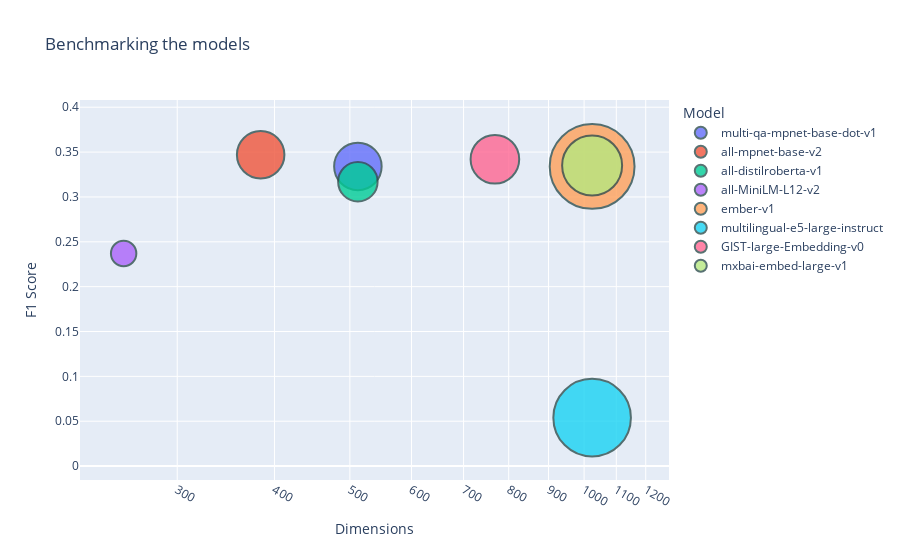

Source (notebook cell):
### Code cell
import plotly.express as px
import pandas as pd

# Sample data with models swapped between 'mxbai-embed-large-v1' and 'ember-v1'
data = {
    'Model': ['multi-qa-mpnet-base-dot-v1', 'all-mpnet-base-v2', 'all-distilroberta-v1', 'all-MiniLM-L12-v2', 'ember-v1', 'multilingual-e5-large-instruct', 'GIST-large-Embedding-v0', 'mxbai-embed-large-v1'],
    'Dimensions': [512, 384, 512, 256, 1024, 1024, 768, 1024],
    'F1_score': [0.334, 0.347, 0.317, 0.237, 0.334, 0.054, 0.342, 0.335],
    'Size': [420, 420, 290, 120, 1340, 1120, 440, 670]  # Size and other values swapped as well
}
df = pd.DataFrame(data)

# Create a scatter plot
fig = px.scatter(df, 
                 x='Dimensions', 
                 y='F1_score',
                 size='Size',  # Size of bubble
                 color='Model',  # Color of bubble, automatically assigns distinct colors
                 hover_name='Model',  # Hover text
                 log_x=False,  # Logarithmic scale on x-axis
                 size_max=60,  # Max size of bubble
                 title='Benchmarking the models',
                 opacity=0.8)  # Adjust opacity to make overlaps visible

# Customize marker edges to improve distinction between overlapping points
fig.update_traces(marker=dict(line=dict(width=2, color='DarkSlateGrey')))  # Adjust line color and width

# Improve the layout
fig.update_layout(
    xaxis_title='Dimensions',
    yaxis_title='F1 Score',
    xaxis_type='log',  # Set x-axis to logarithmic
    legend_title_text='Model'  # Customize legend title
)

# Show the plot
fig.show()

### Figure 1 — Plotly figure (JSON) as saved in the notebook; plotly's stock layout.template omitted (floating-point values rounded to 4 significant figures)
{"data": [{"hovertemplate": "<b>%{hovertext}</b><br><br>Model=multi-qa-mpnet-base-dot-v1<br>Dimensions=%{x}<br>F1_score=%{y}<br>Size=%{marker.size}<extra></extra>", "hovertext": ["multi-qa-mpnet-base-dot-v1"], "legendgroup": "multi-qa-mpnet-base-dot-v1", "marker": {"color": "#636efa", "line": {"color": "DarkSlateGrey", "width": 2}, "opacity": 0.8, "size": [420], "sizemode": "area", "sizeref": 0.3722, "symbol": "circle"}, "mode": "markers", "name": "multi-qa-mpnet-base-dot-v1", "orientation": "v", "showlegend": true, "type": "scatter", "x": [512], "xaxis": "x", "y": [0.334], "yaxis": "y"}, {"hovertemplate": "<b>%{hovertext}</b><br><br>Model=all-mpnet-base-v2<br>Dimensions=%{x}<br>F1_score=%{y}<br>Size=%{marker.size}<extra></extra>", "hovertext": ["all-mpnet-base-v2"], "legendgroup": "all-mpnet-base-v2", "marker": {"color": "#EF553B", "line": {"color": "DarkSlateGrey", "width": 2}, "opacity": 0.8, "size": [420], "sizemode": "area", "sizeref": 0.3722, "symbol": "circle"}, "mode": "markers", "name": "all-mpnet-base-v2", "orientation": "v", "showlegend": true, "type": "scatter", "x": [384], "xaxis": "x", "y": [0.347], "yaxis": "y"}, {"hovertemplate": "<b>%{hovertext}</b><br><br>Model=all-distilroberta-v1<br>Dimensions=%{x}<br>F1_score=%{y}<br>Size=%{marker.size}<extra></extra>", "hovertext": ["all-distilroberta-v1"], "legendgroup": "all-distilroberta-v1", "marker": {"color": "#00cc96", "line": {"color": "DarkSlateGrey", "width": 2}, "opacity": 0.8, "size": [290], "sizemode": "area", "sizeref": 0.3722, "symbol": "circle"}, "mode": "markers", "name": "all-distilroberta-v1", "orientation": "v", "showlegend": true, "type": "scatter", "x": [512], "xaxis": "x", "y": [0.317], "yaxis": "y"}, {"hovertemplate": "<b>%{hovertext}</b><br><br>Model=all-MiniLM-L12-v2<br>Dimensions=%{x}<br>F1_score=%{y}<br>Size=%{marker.size}<extra></extra>", "hovertext": ["all-MiniLM-L12-v2"], "legendgroup": "all-MiniLM-L12-v2", "marker": {"color": "#ab63fa", "line": {"color": "DarkSlateGrey", "width": 2}, "opacity": 0.8, "size": [120], "sizemode": "area", "sizeref": 0.3722, "symbol": "circle"}, "mode": "markers", "name": "all-MiniLM-L12-v2", "orientation": "v", "showlegend": true, "type": "scatter", "x": [256], "xaxis": "x", "y": [0.237], "yaxis": "y"}, {"hovertemplate": "<b>%{hovertext}</b><br><br>Model=ember-v1<br>Dimensions=%{x}<br>F1_score=%{y}<br>Size=%{marker.size}<extra></extra>", "hovertext": ["ember-v1"], "legendgroup": "ember-v1", "marker": {"color": "#FFA15A", "line": {"color": "DarkSlateGrey", "width": 2}, "opacity": 0.8, "size": [1340], "sizemode": "area", "sizeref": 0.3722, "symbol": "circle"}, "mode": "markers", "name": "ember-v1", "orientation": "v", "showlegend": true, "type": "scatter", "x": [1024], "xaxis": "x", "y": [0.334], "yaxis": "y"}, {"hovertemplate": "<b>%{hovertext}</b><br><br>Model=multilingual-e5-large-instruct<br>Dimensions=%{x}<br>F1_score=%{y}<br>Size=%{marker.size}<extra></extra>", "hovertext": ["multilingual-e5-large-instruct"], "legendgroup": "multilingual-e5-large-instruct", "marker": {"color": "#19d3f3", "line": {"color": "DarkSlateGrey", "width": 2}, "opacity": 0.8, "size": [1120], "sizemode": "area", "sizeref": 0.3722, "symbol": "circle"}, "mode": "markers", "name": "multilingual-e5-large-instruct", "orientation": "v", "showlegend": true, "type": "scatter", "x": [1024], "xaxis": "x", "y": [0.054], "yaxis": "y"}, {"hovertemplate": "<b>%{hovertext}</b><br><br>Model=GIST-large-Embedding-v0<br>Dimensions=%{x}<br>F1_score=%{y}<br>Size=%{marker.size}<extra></extra>", "hovertext": ["GIST-large-Embedding-v0"], "legendgroup": "GIST-large-Embedding-v0", "marker": {"color": "#FF6692", "line": {"color": "DarkSlateGrey", "width": 2}, "opacity": 0.8, "size": [440], "sizemode": "area", "sizeref": 0.3722, "symbol": "circle"}, "mode": "markers", "name": "GIST-large-Embedding-v0", "orientation": "v", "showlegend": true, "type": "scatter", "x": [768], "xaxis": "x", "y": [0.342], "yaxis": "y"}, {"hovertemplate": "<b>%{hovertext}</b><br><br>Model=mxbai-embed-large-v1<br>Dimensions=%{x}<br>F1_score=%{y}<br>Size=%{marker.size}<extra></extra>", "hovertext": ["mxbai-embed-large-v1"], "legendgroup": "mxbai-embed-large-v1", "marker": {"color": "#B6E880", "line": {"color": "DarkSlateGrey", "width": 2}, "opacity": 0.8, "size": [670], "sizemode": "area", "sizeref": 0.3722, "symbol": "circle"}, "mode": "markers", "name": "mxbai-embed-large-v1", "orientation": "v", "showlegend": true, "type": "scatter", "x": [1024], "xaxis": "x", "y": [0.335], "yaxis": "y"}], "layout": {"legend": {"itemsizing": "constant", "title": {"text": "Model"}, "tracegroupgap": 0}, "title": {"text": "Benchmarking the models"}, "xaxis": {"anchor": "y", "domain": [0, 1], "title": {"text": "Dimensions"}, "type": "log"}, "yaxis": {"anchor": "x", "domain": [0, 1], "title": {"text": "F1 Score"}}}}
